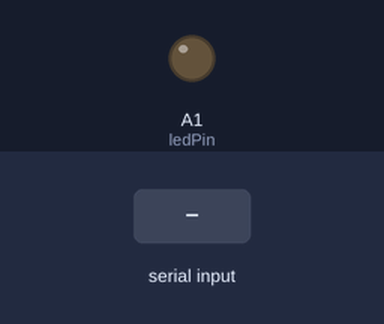
A sketch run on a simulated Arduino Uno, built with avr-gcc and run on an emulated ATmega328P. Shown: output pins drawn as LEDs (lit = HIGH). The test bench sets the inputs (shaded band).

Above: at 1.2 s.
1.3 s: "H" received over Serial
At 2.5 s:
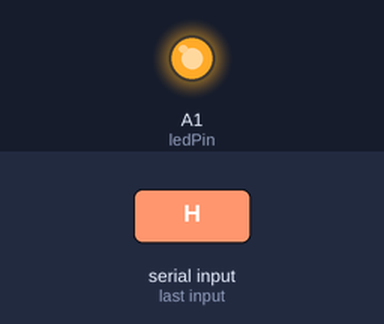
2.8 s: "L" received over Serial
At 3.6 s:
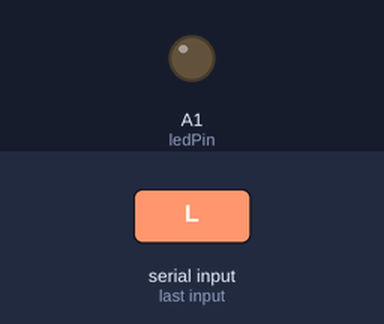
Timing chart, 0 to 5.8 s (numbered marks = the images above; inputs shaded):
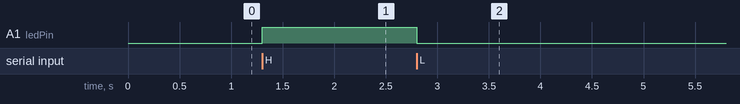

The sketch:

led_control.ino
```cpp
int ledPin = A1;
int incomingByte;

void setup() {
  // put your setup code here, to run once:
Serial.begin(9600);
pinMode(ledPin, OUTPUT);
}

void loop() {
  // put your main code here, to run repeatedly:
   // see if there's incoming serial data:
  if (Serial.available() > 0) {
    // read the oldest byte in the serial buffer:
    incomingByte = Serial.read();
    // if it's a capital H (ASCII 72), turn on the LED:
    if (incomingByte == 'H') {
      digitalWrite(ledPin, HIGH);
    }
    // if it's an L (ASCII 76) turn off the LED:
    if (incomingByte == 'L') {
      digitalWrite(ledPin, LOW);
    }
  }
}
```

Measured:
- after the input at 1.3 s, A1 (ledPin): LOW → HIGH at once
- after the input at 2.8 s, A1 (ledPin): HIGH → LOW at once
